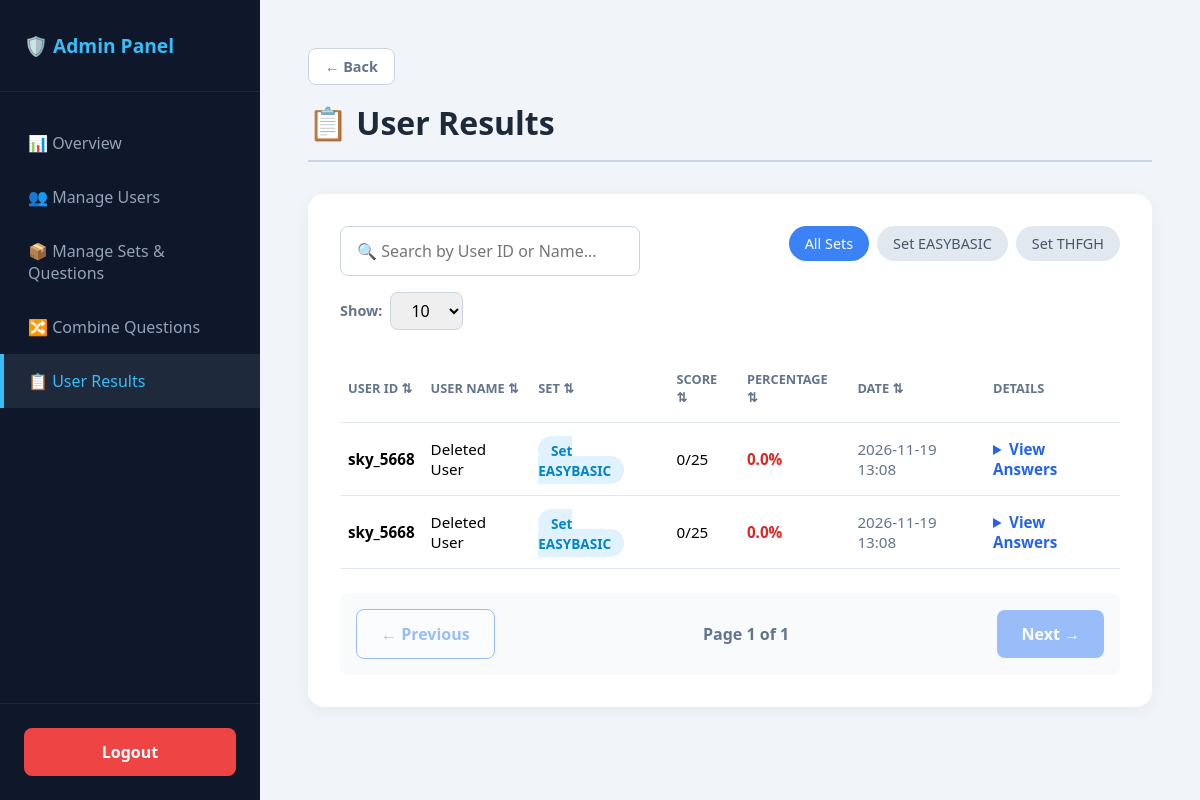
Page /admin/results (signed in) on the committed database.
### tables this page shows
CREATE TABLE sets (
            id INTEGER PRIMARY KEY AUTOINCREMENT,
            name TEXT UNIQUE NOT NULL,
            description TEXT DEFAULT '',
            question_count INTEGER DEFAULT 25,
            duration_minutes INTEGER DEFAULT 30,
            created_at TIMESTAMP DEFAULT CURRENT_TIMESTAMP
        );

CREATE TABLE attempts (
            id INTEGER PRIMARY KEY AUTOINCREMENT,
            student_name TEXT NOT NULL,
            set_name TEXT NOT NULL,
            question_ids TEXT NOT NULL,
            score INTEGER NOT NULL,
            total INTEGER NOT NULL,
            percentage REAL NOT NULL,
            answers TEXT NOT NULL,
            created_at TIMESTAMP DEFAULT CURRENT_TIMESTAMP
        );

### app.py (the view)
@app.route("/admin/results")
def admin_results():
    if not session.get("is_admin"):
        return redirect(url_for("login"))
    filter_set = request.args.get("set", "").strip()
    conn = get_db()
    if filter_set:
        attempts = conn.execute("""
            SELECT a.*, s.name as full_name
            FROM attempts a
            LEFT JOIN students s ON a.student_name = s.username
            WHERE a.set_name = ?
            ORDER BY a.id DESC
        """, (filter_set,)).fetchall()
    else:
        attempts = conn.execute("""
            SELECT a.*, s.name as full_name
            FROM attempts a
            LEFT JOIN students s ON a.student_name = s.username
            ORDER BY a.id DESC
        """).fetchall()
    detailed = []
    for a in attempts:
        ids = [int(x) for x in a["question_ids"].split(",")]
        placeholders = ",".join("?" * len(ids))
        qs = conn.execute(f"SELECT id, question, option_a, option_b, option_c, option_d, correct_option FROM questions WHERE id IN ({placeholders})", ids).fetchall()
        qmap = {q["id"]: q for q in qs}
        try:
            user_answers = ast.literal_eval(a["answers"]) if a["answers"] else {}
        except Exception:
            user_answers = {}
        items = []
        for qid in ids:
            if qid in qmap:
                items.append({
                    "id": qid,
                    "question": qmap[qid]["question"],
                    "option_a": qmap[qid]["option_a"],
                    "option_b": qmap[qid]["option_b"],
                    "option_c": qmap[qid]["option_c"],
                    "option_d": qmap[qid]["option_d"],
                    "correct": qmap[qid]["correct_option"],
                    "selected_answer": user_answers.get(str(qid), "")
                })
        detailed.append({
            "id": a["id"],
            "student_id": a["student_name"],
            "full_name": a["full_name"] or "Deleted User",
            "set_name": a["set_name"],
            "score": a["score"],
            "total": a["total"],
            "percentage": a["percentage"],
            "created_at": a["created_at"],
            "questions": items,
        })
    conn.close()
    return render_template("admin_results.html", page="results", sets=get_all_sets(), attempts=detailed, selected_set=filter_set)

### app.py (called while the page is built)
@app.context_processor
def inject_csrf_token():
    return dict(csrf_token=generate_csrf)

def get_db():
    conn = sqlite3.connect(DB_NAME)
    conn.row_factory = sqlite3.Row
    return conn

def get_all_sets():
    conn = get_db()
    rows = conn.execute("""
        SELECT s.name, s.description, s.question_count, s.duration_minutes,
               (SELECT COUNT(DISTINCT LOWER(TRIM(question))) FROM questions q WHERE q.set_name = s.name) AS qcount
        FROM sets s ORDER BY s.name
    """).fetchall()
    conn.close()
    return rows

@app.after_request
def add_security_headers(response):
    response.headers['X-Content-Type-Options'] = 'nosniff'
    response.headers['X-Frame-Options'] = 'DENY'
    response.headers['X-XSS-Protection'] = '1; mode=block'
    response.headers['Referrer-Policy'] = 'same-origin'
    return response

### templates/admin_results.html (shortened to what this page needs)
{% extends "admin_base.html" %}
{% block content %}
<h1 class="page-title">📋 User Results</h1>
<div class="card">
  <div style="display: flex; justify-content: space-between; align-items: flex-start; flex-wrap: wrap; gap: 1rem; margin-bottom: 1.5rem;">
    <div style="width: 300px; position: relative;">
      <input type="text" id="searchInput" onkeyup="filterUsers()" placeholder="🔍 Search by User ID or Name..." style="width: 100%; padding: 0.8rem 2.5rem 0.8rem 1rem; border-radius: 0.5rem; border: 1px solid #cbd5e1; font-size: 1rem; margin-bottom: 0;">
    </div>
    <div class="filter-bar" style="margin-bottom: 0;">
      <a href="{{ url_for('admin_results') }}" class="filter-chip {{ 'active' if not selected_set else '' }}">All Sets</a>
      {% for s in sets %}
        <a href="{{ url_for('admin_results', set=s.name) }}" class="filter-chip {{ 'active' if selected_set == s.name else '' }}">Set {{ s.name }}</a>
      {% endfor %}
    </div>
    <div style="display: flex; align-items: center; gap: 0.5rem;">
      <label style="font-size: 0.9rem; color: #64748b; font-weight: 600;">Show:</label>
      <select id="pageSizeSelect" onchange="changePageSize()" style="width: auto; padding: 0.4rem 1rem; margin-bottom: 0; border-radius: 0.5rem; border: 1px solid #cbd5e1;">
        <option value="10" selected>10</option>
      </select>
    </div>
  </div>
  {% if attempts %}
  <table id="resultsTable">
    <thead>
      <tr>
        <th onclick="sortTable(0)" style="cursor: pointer; user-select: none;">User ID ⇅</th>
        <th onclick="sortTable(1)" style="cursor: pointer; user-select: none;">User Name ⇅</th>
        <th onclick="sortTable(2)" style="cursor: pointer; user-select: none;">Set ⇅</th>
        <th onclick="sortTable(3)" style="cursor: pointer; user-select: none;">Score ⇅</th>
        <th onclick="sortTable(4)" style="cursor: pointer; user-select: none;">Percentage ⇅</th>
        <th onclick="sortTable(5)" style="cursor: pointer; user-select: none;">Date ⇅</th>
        <th>Details</th>
      </tr>
    </thead>
    <tbody id="tableBody">
      {% for a in attempts %}
      <tr class="data-row">
        <td><strong>{{ a.student_id }}</strong></td>
        <td>{{ a.full_name }}</td>
        <td><span class="badge">Set {{ a.set_name }}</span></td>
        <td data-sort="{{ a.score }}">{{ a.score }}/{{ a.total }}</td>
        <td data-sort="{{ a.percentage }}" class="{{ 'text-green' if a.percentage >= 50 else 'text-red' }}" style="font-weight:700;">
          {{ a.percentage }}%
        </td>
        <td style="color:#64748b;">{{ a.created_at[:16] }}</td>
        <td>
          <details>
            <summary>View Answers</summary>
          </details>
        </td>
      </tr>
      {% endfor %}
    </tbody>
  </table>
  <div id="pagination-controls" style="display: flex; justify-content: space-between; align-items: center; margin-top: 1.5rem; background: #f8fafc; padding: 1rem; border-radius: 0.5rem;">
    <button type="button" class="btn btn-outline" id="prevBtn" onclick="changePage(-1)">← Previous</button>
    <div style="font-weight: 600; color: #64748b;">Page <span id="pageNum">1</span> of <span id="totalPages">1</span></div>
    <button type="button" class="btn" id="nextBtn" onclick="changePage(1)">Next →</button>
  </div>
  {% else %}
    <p style="color:#64748b; text-align: center; padding: 3rem;">No attempts found.</p>
  {% endif %}
</div>
{% endblock %}

### templates/admin_base.html (style rules this page uses)
* { box-sizing: border-box; margin: 0; padding: 0; font-family: system-ui, sans-serif; }
body { display: flex; min-height: 100vh; background: #f1f5f9; }
.page-title { font-size: 2rem; color: #1e293b; margin-bottom: 2rem; border-bottom: 2px solid #cbd5e1; padding-bottom: 1rem; }
.card { background: white; border-radius: 1rem; padding: 2rem; box-shadow: 0 4px 15px rgba(0,0,0,0.05); margin-bottom: 1.5rem; }
.btn { background: #3b82f6; color: white; border: none; padding: 0.8rem 1.5rem; border-radius: 0.5rem; font-size: 1rem; font-weight: 600; cursor: pointer; text-decoration: none; display: inline-block; }
.btn-outline { background: white; color: #3b82f6; border: 1.5px solid #3b82f6; }
input[type="text"], input[type="number"], select { width: 100%; padding: 0.8rem 1rem; margin-bottom: 1rem; border-radius: 0.5rem; border: 1px solid #cbd5e1; font-size: 1rem; }
table { width: 100%; border-collapse: collapse; }
th, td { text-align: left; padding: 1rem 0.5rem; border-bottom: 1px solid #e2e8f0; font-size: 0.95rem; }
th { color: #64748b; font-weight: 600; text-transform: uppercase; font-size: 0.8rem; }
.badge { background: #e0f2fe; color: #0284c7; padding: 0.3rem 0.8rem; border-radius: 1rem; font-size: 0.85rem; font-weight: 600; }
.filter-bar { display: flex; gap: 0.5rem; flex-wrap: wrap; margin-bottom: 1.5rem; }
.filter-chip { padding: 0.5rem 1rem; border-radius: 2rem; background: #e2e8f0; color: #475569; font-size: 0.9rem; text-decoration: none; font-weight: 500; }
.filter-chip.active { background: #3b82f6; color: white; }
details summary { cursor: pointer; color: #3b82f6; font-weight: 600; }

### templates/admin_results.html (style rules this page uses)
.text-red { color: #dc2626; }
details summary { cursor: pointer; color: #2563eb; font-weight: 600; }

### rows in the picture
sets: name "EASYBASIC"
sets: name "THFGH"
attempts: student_id "sky_5668", full_name "Deleted User", set_name "EASYBASIC", score "0", total "25", percentage "0.0", created_at "2026-11-19 13:08"
attempts: student_id "sky_5668", full_name "Deleted User", set_name "EASYBASIC", score "0", total "25", percentage "0.0", created_at "2026-11-19 13:08"
